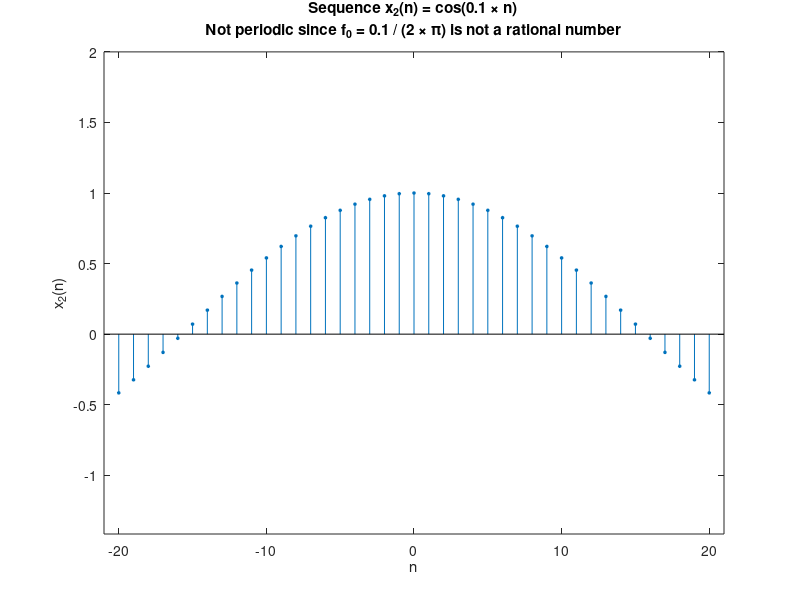

MATLAB code to generate this figure:
% x(n) = cos(0.1n), -20 <= n <= 20
% Define n
n2 = [-20:20]; % <=

% Define x
x2 = cos(0.1*n2); % <=

% Plot signal samples using the stem function
HS = stem(n2 ,x2 ,'filled','markersize',2); % <=

% figure configurations (no need to modify)
axis([min(n2)-1,max(n2)+1,min(x2)-1,max(x2)+1]);
xlabel('n'); ylabel('x_2(n)');
title(['Sequence x_2(n) = cos(0.1 \times n)' char(10) ...
       'Not periodic since f_0 = 0.1 / (2 \times \pi)' ...
       ' is not a rational number']);
